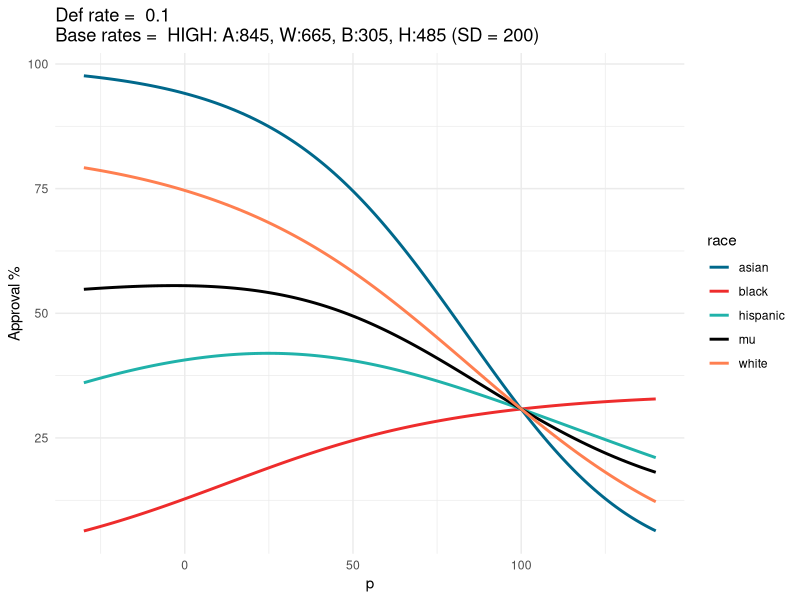

This figure's R source:
#######################
#Define known values:
#######################
library(tidyverse)
library(patchwork)
library(jsonlite)

def.limit = 0.1

#FICO score distributions

# base_rates
#race_rates = c('asian'=0.06, 'white'=0.61, 'black'=0.14, 'hispanic'=0.19)
race_rates = c('asian'=0.25, 'white'=0.25, 'black'=0.25, 'hispanic'=0.25) #equal base rates

# means
race_means = c('asian'=675, 'white'=625, 'black'=525, 'hispanic'=575) #low diff
mu_type = 'LOW: A:675, W:625, B:525, H:575 (SD:200)'
race_means = c('asian'=750, 'white'=650, 'black'=450, 'hispanic'=550) #med diff
mu_type = 'MEDIUM: A:750, W:650, B:450, H:550 (SD:200)'
race_means = c('asian'=845, 'white'=665, 'black'=305, 'hispanic'=485) #high diff
mu_type = 'HIGH: A:845, W:665, B:305, H:485 (SD = 200)'
race_sds = c('asian'=200, 'white'=200, 'black'=200, 'hispanic'=200)
# race_means = c('asian'=641, 'white'=636, 'black'=528, 'hispanic'=583) #true means
# mu_type = 'EMPIRICAL: A:641, W:636, B:528, H:583'
#race_sds = c('asian'=115, 'white'=118, 'black'=118, 'hispanic'=120)

# pdf of fico score given the fico truncation.
dtnorm = function(x, m, s){
   dnorm(x, m, s) / (pnorm(850, m, s) - pnorm(300, m, s))
}

# default-rate for fico
def_rate_fico = function(x){(1-1/(1+exp(-.016*(x-550))))}

# default rate for threshold, mu, sd
default_rate = function(threshold, m, s){
   integrate(function(x){
      dtnorm(x,m,s)*def_rate_fico(x)
   },
   threshold,850)$val
}

# total default rate with baserates
default_rate_total = function(thresholds){
   dr = purrr::pmap_dbl(data.frame(threshold = thresholds, m = race_means, s = race_sds), 
                        default_rate)
   sum(dr*race_rates)/sum(race_rates) # in case we dont have it sum to 1
}

# find constant thresholds
find.constant.thresholds = function(def.limit){
   t = uniroot(function(t){ 
      default_rate_total(rep(t, 4))-def.limit
   }, 
   lower=300, 
   upper=850)$root
   rep(t, 4)
}

# find constant conditional probability
find.equal.thresholds = function(def.limit){
   p = uniroot(function(p){
      default_rate_total(qnorm(1-p, race_means, race_sds))-def.limit}, 
      lower=0.001, 
      upper=0.999)$root
   qnorm(1-p, race_means, race_sds)
}

# find threshold for interpolated p
thresholds_p1 = find.equal.thresholds(def.limit)
deltas = thresholds_p1 - mean(thresholds_p1)

find.interp.thresholds = function(p, def.limit){
   mu = uniroot(function(mu){ 
      thresholds = deltas*p + mu
      default_rate_total(thresholds)-def.limit
   }, lower=300, 
   upper=850)$root
   mu+deltas*p
}

# #Plot FICO by p
# p_list = seq(-150, 50, by = 1)
# out = matrix(ncol = length(find.interp.thresholds(0.5, def.limit)),
#              nrow = length(p_list))
# #Find thresholds
# for (p in p_list){
#    out[p+151,] = find.interp.thresholds(p/100, def.limit)
# }
# 
# df = data.frame(out)
# colnames(df) = c('asian','white','black','hispanic')
# df$p = p_list
# df = df %>% gather(key = 'race', value = 'FICO', 1:4)
# 
# 
# theme_set(theme_minimal())
# ggplot(data = df, aes(x=p, y = FICO))+
#    geom_line(aes(color = race, linetype = race),size = 1)+
#    scale_color_manual(values=c("deepskyblue4", "firebrick2","lightseagreen","coral"))+
#    ggtitle(paste("Def rate = ", def.limit, "\nBase rates = ", mu_type ))



#Find approval percent
slider_start = -30
slider_end = slider_start+170
p_list = seq(slider_start, slider_end, by = 1)
out = matrix(ncol = length(find.interp.thresholds(0.5, def.limit)),
             nrow = length(p_list))
for (p in p_list){ 
   for(i in 1:length(race_means))
      out[(p-(slider_start-1)),i] = (1-pnorm(find.interp.thresholds(p/100, def.limit)[i], race_means[i], race_sds[i]))*100
      #out[p+1,i] = (1-pnorm(find.interp.thresholds(p/100, def.limit)[i], race_means[i], race_sds[i]))
}

df = data.frame(out)
df$mu = rowMeans(df[,1:4])
colnames(df) = c('asian','white','black','hispanic', 'mu')
df$tradeoff = mu_type
out.json = toJSON(df, pretty = T)

write(out.json, "./FICOTest.json")
df$p = p_list
df = df %>% gather(key = 'race', value = 'FICO', 1:5)

df %>% filter(p %in% c(-10,0,25,50,75,100), race == "mu") %>% select(FICO)
theme_set(theme_minimal())
ggplot(data = df, aes(x=p, y = FICO))+
   geom_line(aes(color = race),size = 1)+
   scale_color_manual(values=c("deepskyblue4", "firebrick2","lightseagreen",'black',"coral"))+
   ggtitle(paste("Def rate = ", def.limit, "\nBase rates = ", mu_type ))+
   ylab('Approval %')




